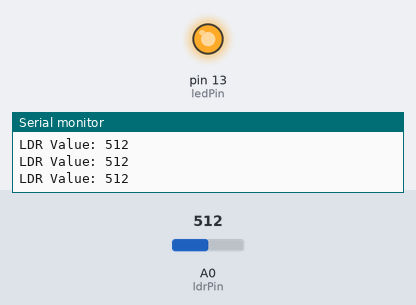
Simulated run of this sketch. Board: Arduino Uno, built with avr-gcc and run on an emulated ATmega328P. Parts: output pins drawn as LEDs (lit = HIGH), the last lines printed to the serial monitor. The test bench sets the inputs (shaded band); at power-on: A0 (ldrPin) = 512.

Above: at 1.2 s.
1.3 s: A0 (ldrPin) set to 491
At 2.5 s:
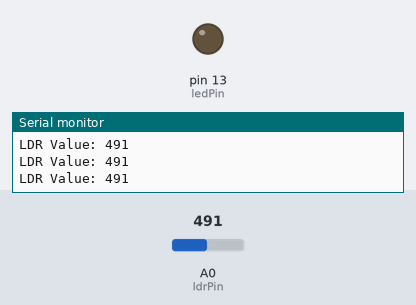
2.8 s: A0 (ldrPin) set to 510
At 3.9 s:
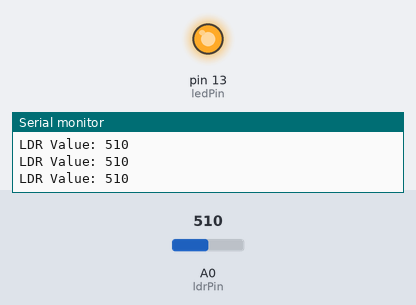
4.3 s: A0 (ldrPin) set to 490
At 5.2 s:
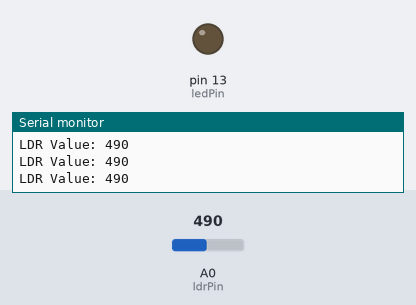
Timing chart, 0 to 7.3 s (numbered marks = the images above; inputs shaded):
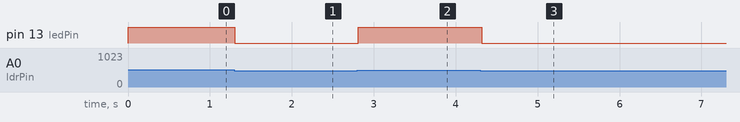

Measured:
- the behaviour switches between 501 and 500 on A0 (ldrPin) (found by bisection; images 0 and 1)
- after the input at 1.3 s, pin 13 (ledPin): HIGH → LOW at once
- after the input at 2.8 s, pin 13 (ledPin): LOW → HIGH at once
- after the input at 4.3 s, pin 13 (ledPin): HIGH → LOW at once

The sketch:

LDR.ino
```cpp
const int ldrPin = A0;  // Analog pin connected to the LDR sensor
const int ledPin = 13;  // Digital pin connected to the LED (replace with your actual pin)
const int threshold = 500;  // Adjust this value based on your LDR and desired light level

void setup() {
  Serial.begin(9600);  // Initialize serial communication for output
  pinMode(ledPin, OUTPUT);  // Set the LED pin as output
}

void loop() {
  int sensorValue = analogRead(ldrPin);  // Read analog value from the LDR sensor

  Serial.print("LDR Value: ");
  Serial.println(sensorValue);  // Print the sensor reading to the serial monitor

  if (sensorValue > threshold) {
    digitalWrite(ledPin, HIGH);  // Turn on the LED if LDR value is above threshold
  } else {
    digitalWrite(ledPin, LOW);  // Turn off the LED if LDR value is below threshold
  }

  delay(100);  // Delay between readings
}
```
